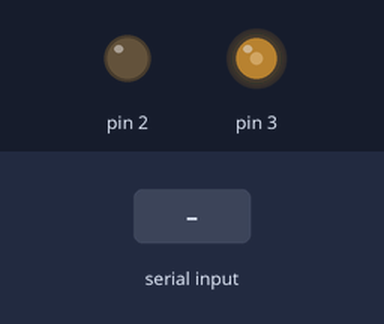
Bench run of a sketch on a simulated Arduino Uno, built with avr-gcc and run on an emulated ATmega328P. On the bench: output pins drawn as LEDs (lit = HIGH). Inputs (shaded band) come from the test bench.

Above: at 1.2 s.
1.3 s: "+" received over Serial
At 2.2 s:
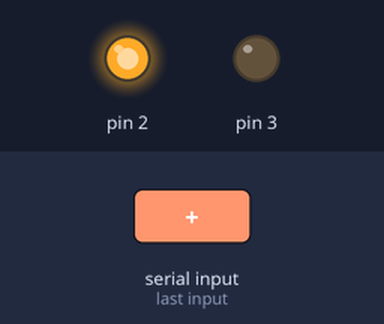
2.8 s: "-" received over Serial
At 3.9 s:
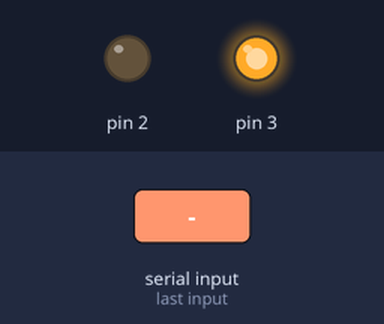
Timing chart, 0 to 5.8 s (numbered marks = the images above; inputs shaded):
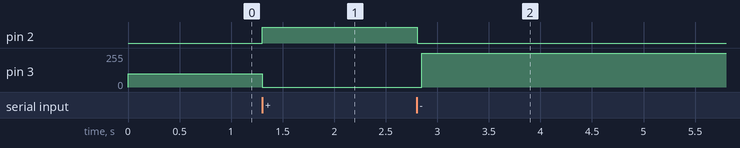

The sketch:

bluetooth_car.ino
```cpp
#include "motor_driver.h"

motor_drive motor1(50,51,52,53,2,3,100);

char blue;

void setup()
{
  Serial.begin(9600);
}

void loop()
{


    if(Serial.available()>0)
    {
      blue=Serial.read();
    }

    motor1.command(blue);


}
```

motor_driver.h
```cpp
//four digital pin and two pwm pin

class motor_drive
{
  private:

    int in1,in2,in3,in4,speed_pin1,speed_pin2,speed_value=255;
    char front_='5',back_='7',left_='3',right_='1',stop_='0';

  public:
   /*
    * four pin for motor drivers four pin
    */
    motor_drive(int in1,int in2,int in3,int in4)
    {
      this->in1=in1;
      this->in2=in2;
      this->in3=in3;
      this->in4=in4;

      pinMode(in1,OUTPUT);
      pinMode(in2,OUTPUT);
      pinMode(in3,OUTPUT);
      pinMode(in4,OUTPUT);
    }
//constructor with speed parameter

/*
 * first four parameter for four pin of  motor driver
 * second two pin for two pwm pin
 * last one is for pwm value or the speed value
 */

    motor_drive(int in1,int in2,int in3,int in4,\
                int speed_pin1,int speed_pin2,\
                int speed_value=255)
    {
      this->in1=in1;
      this->in2=in2;
      this->in3=in3;
      this->in4=in4;

      this->speed_pin1=speed_pin1;
      this->speed_pin2=speed_pin2;

      pinMode(in1,OUTPUT);
      pinMode(in2,OUTPUT);
      pinMode(in3,OUTPUT);
      pinMode(in4,OUTPUT);

      analogWrite(this->speed_pin1,speed_value);
      analogWrite(this->speed_pin2,speed_value);

    }

    bool set_speed(int speed_value)
    {
      this->speed_value=speed_value;

      analogWrite(speed_pin1,this->speed_value);
      analogWrite(speed_pin2,this->speed_value);

    }

    bool left()
    {
      digitalWrite(this->in1,HIGH);
      digitalWrite(this->in2,LOW);

      digitalWrite(this->in3,LOW);
      digitalWrite(this->in4,HIGH);
    }

    bool right()
    {
      digitalWrite(this->in1,LOW);
      digitalWrite(this->in2,HIGH);

      digitalWrite(this->in3,HIGH);
      digitalWrite(this->in4,LOW);
    }

    bool back()
    {
      digitalWrite(this->in1,HIGH);
      digitalWrite(this->in2,LOW);

      digitalWrite(this->in3,HIGH);
      digitalWrite(this->in4,LOW);
    }

    bool front()
    {
      digitalWrite(this->in1,LOW);
      digitalWrite(this->in2,HIGH);

      digitalWrite(this->in3,LOW);
      digitalWrite(this->in4,HIGH);
    }

    bool stop_mov()
    {
      digitalWrite(this->in1,LOW);
      digitalWrite(this->in2,LOW);

      digitalWrite(this->in3,LOW);
      digitalWrite(this->in4,LOW);
    }

    bool command( char com )
    {
      if( com == this -> front_ )
      {
        this->front();
      }
      else if( com == this -> back_ )
      {
        this -> back();
      }
      else if( com == this -> right_ )
      {
        this -> right();
      }
      else if( com == this -> left_ )
      {
        this -> left();
      }
      else if(com == this->stop_)
      {
        this->stop_mov();
      }
      else if(com == '+')
      {
        if(this->speed_value<=255)
        {
          this->speed_value++;
          analogWrite(this->speed_pin1,speed_value);
          analogWrite(this->speed_pin2,speed_value);
        }


      }
      else if(com == '-')
      {
        if(this->speed_value>=0)
        {
          this->speed_value--;
          analogWrite(this->speed_pin1,speed_value);
        analogWrite(this->speed_pin2,speed_value);
        }

      }
    }

};
```

Measured:
- after the input at 1.3 s, pin 2: LOW → HIGH at once; pin 3: 100/255 → 0/255 at once
- after the input at 2.8 s, pin 2: HIGH → LOW at once; pin 3: 0/255 → 255/255 after 0.05 s
